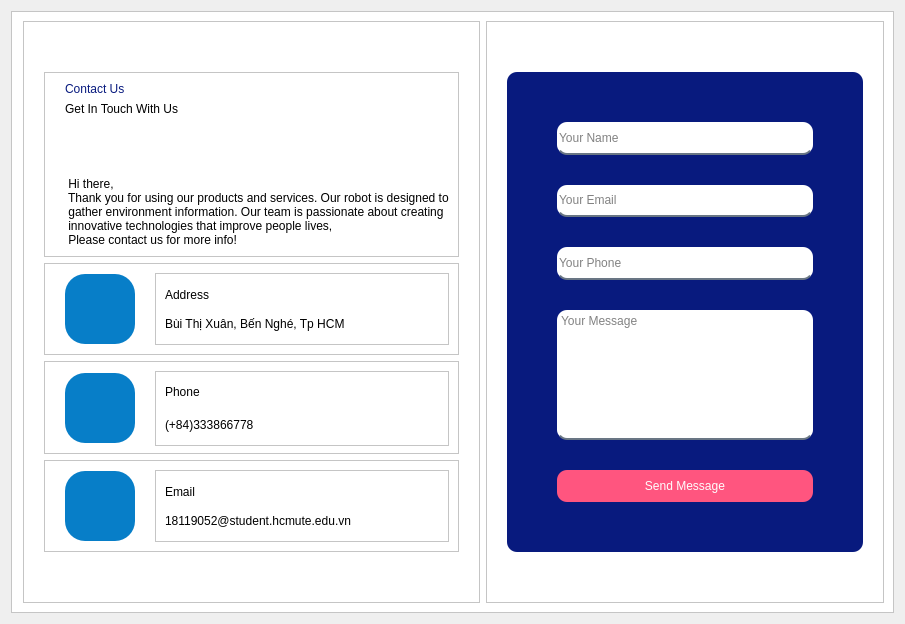
           <widget class="QWidget" name="page_4">
            <layout class="QGridLayout" name="gridLayout_5">
             <item row="0" column="0">
              <widget class="QFrame" name="frame_20">
               <property name="styleSheet">
                <string notr="true">background-color: rgb(255, 255, 255);</string>
               </property>
               <property name="frameShape">
                <enum>QFrame::StyledPanel</enum>
               </property>
               <property name="frameShadow">
                <enum>QFrame::Raised</enum>
               </property>
               <layout class="QHBoxLayout" name="horizontalLayout_4" stretch="1,1">
                <property name="leftMargin">
                 <number>11</number>
                </property>
                <item>
                 <widget class="QFrame" name="frame_21">
                  <property name="frameShape">
                   <enum>QFrame::StyledPanel</enum>
                  </property>
                  <property name="frameShadow">
                   <enum>QFrame::Raised</enum>
                  </property>
                  <layout class="QVBoxLayout" name="verticalLayout_13" stretch="2,1,1,1">
                   <property name="leftMargin">
                    <number>20</number>
                   </property>
                   <property name="topMargin">
                    <number>50</number>
                   </property>
                   <property name="rightMargin">
                    <number>20</number>
                   </property>
                   <property name="bottomMargin">
                    <number>50</number>
                   </property>
                   <item>
                    <widget class="QFrame" name="frame_23">
                     <property name="styleSheet">
                      <string notr="true"/>
                     </property>
                     <property name="frameShape">
                      <enum>QFrame::StyledPanel</enum>
                     </property>
                     <property name="frameShadow">
                      <enum>QFrame::Raised</enum>
                     </property>
                     <layout class="QGridLayout" name="gridLayout_6" rowstretch="0,0,1,0" rowminimumheight="0,0,0,0">
                      <property name="leftMargin">
                       <number>20</number>
                      </property>
                      <property name="horizontalSpacing">
                       <number>7</number>
                      </property>
                      <item row="1" column="0">
                       <widget class="QLabel" name="label_11">
                        <property name="styleSheet">
                         <string notr="true">font: 75 22pt &quot;MS Shell Dlg 2&quot;;
color: rgb(0, 0, 0);</string>
                        </property>
                        <property name="text">
                         <string>Get In Touch With Us </string>
                        </property>
                       </widget>
                      </item>
                      <item row="0" column="0">
                       <widget class="QLabel" name="label_27">
                        <property name="styleSheet">
                         <string notr="true">font: 75 10pt &quot;MS Shell Dlg 2&quot;;
color: rgb(8, 26, 126);</string>
                        </property>
                        <property name="text">
                         <string>Contact Us</string>
                        </property>
                       </widget>
                      </item>
                      <item row="3" column="0">
                       <widget class="QLabel" name="label_12">
                        <property name="styleSheet">
                         <string notr="true">font: 10pt &quot;MS Shell Dlg 2&quot;;
color: rgb(0, 0, 0);</string>
                        </property>
                        <property name="text">
                         <string> Hi there,
 Thank you for using our products and services. Our robot is designed to
 gather environment information. Our team is passionate about creating
 innovative technologies that improve people lives,
 Please contact us for more info!</string>
                        </property>
                       </widget>
                      </item>
                     </layout>
                    </widget>
                   </item>
                   <item>
                    <widget class="QFrame" name="frame_24">
                     <property name="styleSheet">
                      <string notr="true"/>
                     </property>
                     <property name="frameShape">
                      <enum>QFrame::StyledPanel</enum>
                     </property>
                     <property name="frameShadow">
                      <enum>QFrame::Raised</enum>
                     </property>
                     <layout class="QHBoxLayout" name="horizontalLayout_5" stretch="0,8">
                      <property name="spacing">
                       <number>20</number>
                      </property>
                      <property name="leftMargin">
                       <number>20</number>
                      </property>
                      <item>
                       <widget class="QPushButton" name="pushButton_7">
                        <property name="minimumSize">
                         <size>
                          <width>70</width>
                          <height>70</height>
                         </size>
                        </property>
                        <property name="styleSheet">
                         <string notr="true">QFrame{
	background-color: rgba(29,29,29,255);
}
QPushButton{
	background-color: rgba(7, 126, 200,255);
	border-radius:20px;
}</string>
                        </property>
                        <property name="text">
                         <string/>
                        </property>
                        <property name="icon">
                         <iconset resource="rec.qrc">
                          <normaloff>:/images/home-button.png</normaloff>:/images/home-button.png</iconset>
                        </property>
                        <property name="iconSize">
                         <size>
                          <width>65</width>
                          <height>65</height>
                         </size>
                        </property>
                        <property name="checkable">
                         <bool>false</bool>
                        </property>
                        <property name="autoExclusive">
                         <bool>false</bool>
                        </property>
                       </widget>
                      </item>
                      <item>
                       <widget class="QFrame" name="frame_28">
                        <property name="frameShape">
                         <enum>QFrame::StyledPanel</enum>
                        </property>
                        <property name="frameShadow">
                         <enum>QFrame::Raised</enum>
                        </property>
                        <layout class="QVBoxLayout" name="verticalLayout_14">
                         <item>
                          <widget class="QLabel" name="label_28">
                           <property name="styleSheet">
                            <string notr="true">font: 13pt &quot;MS Shell Dlg 2&quot;;
color: rgb(0, 0, 0);</string>
                           </property>
                           <property name="text">
                            <string>Address</string>
                           </property>
                          </widget>
                         </item>
                         <item>
                          <widget class="QLabel" name="label_29">
                           <property name="styleSheet">
                            <string notr="true">font: 10pt &quot;MS Shell Dlg 2&quot;;
color: rgb(0, 0, 0);</string>
                           </property>
                           <property name="text">
                            <string>Bùi Thị Xuân, Bến Nghé, Tp HCM</string>
                           </property>
                          </widget>
                         </item>
                        </layout>
                       </widget>
                      </item>
                     </layout>
                    </widget>
                   </item>
                   <item>
                    <widget class="QFrame" name="frame_26">
                     <property name="styleSheet">
                      <string notr="true"/>
                     </property>
                     <property name="frameShape">
                      <enum>QFrame::StyledPanel</enum>
                     </property>
                     <property name="frameShadow">
                      <enum>QFrame::Raised</enum>
                     </property>
                     <layout class="QHBoxLayout" name="horizontalLayout_10" stretch="0,8">
                      <property name="spacing">
                       <number>20</number>
                      </property>
                      <property name="leftMargin">
                       <number>20</number>
                      </property>
                      <property name="bottomMargin">
                       <number>7</number>
                      </property>
                      <item>
                       <widget class="QPushButton" name="pushButton_8">
                        <property name="minimumSize">
                         <size>
                          <width>70</width>
                          <height>70</height>
                         </size>
                        </property>
                        <property name="styleSheet">
                         <string notr="true">QFrame{
	background-color: rgba(29,29,29,255);
}
QPushButton{
	background-color: rgba(7, 126, 200,255);
	border-radius:20px;
}</string>
                        </property>
                        <property name="text">
                         <string/>
                        </property>
                        <property name="icon">
                         <iconset resource="rec.qrc">
                          <normaloff>:/images/telephone-call.png</normaloff>:/images/telephone-call.png</iconset>
                        </property>
                        <property name="iconSize">
                         <size>
                          <width>65</width>
                          <height>65</height>
                         </size>
                        </property>
                        <property name="checkable">
                         <bool>false</bool>
                        </property>
                        <property name="autoExclusive">
                         <bool>false</bool>
                        </property>
                       </widget>
                      </item>
                      <item>
                       <widget class="QFrame" name="frame_29">
                        <property name="frameShape">
                         <enum>QFrame::StyledPanel</enum>
                        </property>
                        <property name="frameShadow">
                         <enum>QFrame::Raised</enum>
                        </property>
                        <layout class="QVBoxLayout" name="verticalLayout_17">
                         <property name="spacing">
                          <number>11</number>
                         </property>
                         <item>
                          <widget class="QLabel" name="label_30">
                           <property name="styleSheet">
                            <string notr="true">font: 13pt &quot;MS Shell Dlg 2&quot;;
color: rgb(0, 0, 0);</string>
                           </property>
                           <property name="text">
                            <string>Phone</string>
                           </property>
                          </widget>
                         </item>
                         <item>
                          <widget class="QLabel" name="label_31">
                           <property name="styleSheet">
                            <string notr="true">font: 10pt &quot;MS Shell Dlg 2&quot;;
color: rgb(0, 0, 0);</string>
                           </property>
                           <property name="text">
                            <string>(+84)333866778</string>
                           </property>
                          </widget>
                         </item>
                        </layout>
                       </widget>
                      </item>
                     </layout>
                    </widget>
                   </item>
                   <item>
                    <widget class="QFrame" name="frame_25">
                     <property name="styleSheet">
                      <string notr="true"/>
                     </property>
                     <property name="frameShape">
                      <enum>QFrame::StyledPanel</enum>
                     </property>
                     <property name="frameShadow">
                      <enum>QFrame::Raised</enum>
                     </property>
                     <layout class="QHBoxLayout" name="horizontalLayout_11" stretch="0,8">
                      <property name="spacing">
                       <number>20</number>
                      </property>
                      <property name="leftMargin">
                       <number>20</number>
                      </property>
                      <item>
                       <widget class="QPushButton" name="pushButton_9">
                        <property name="minimumSize">
                         <size>
                          <width>70</width>
                          <height>70</height>
                         </size>
                        </property>
                        <property name="styleSheet">
                         <string notr="true">QFrame{
	background-color: rgba(29,29,29,255);
}
QPushButton{
	background-color: rgba(7, 126, 200,255);
	border-radius:20px;
}</string>
                        </property>
                        <property name="text">
                         <string/>
                        </property>
                        <property name="icon">
                         <iconset resource="rec.qrc">
                          <normaloff>:/images/envelope.png</normaloff>:/images/envelope.png</iconset>
                        </property>
                        <property name="iconSize">
                         <size>
                          <width>65</width>
                          <height>65</height>
                         </size>
                        </property>
                        <property name="checkable">
                         <bool>false</bool>
                        </property>
                        <property name="autoExclusive">
                         <bool>false</bool>
                        </property>
                       </widget>
                      </item>
                      <item>
                       <widget class="QFrame" name="frame_30">
                        <property name="frameShape">
                         <enum>QFrame::StyledPanel</enum>
                        </property>
                        <property name="frameShadow">
                         <enum>QFrame::Raised</enum>
                        </property>
                        <layout class="QVBoxLayout" name="verticalLayout_18">
                         <item>
                          <widget class="QLabel" name="label_32">
                           <property name="styleSheet">
                            <string notr="true">font: 13pt &quot;MS Shell Dlg 2&quot;;
color: rgb(0, 0, 0);</string>
                           </property>
                           <property name="text">
                            <string>Email</string>
                           </property>
                          </widget>
                         </item>
                         <item>
                          <widget class="QLabel" name="label_33">
                           <property name="styleSheet">
                            <string notr="true">font: 10pt &quot;MS Shell Dlg 2&quot;;
color: rgb(0, 0, 0);</string>
                           </property>
                           <property name="text">
                            <string>18119052@student.hcmute.edu.vn</string>
                           </property>
                          </widget>
                         </item>
                        </layout>
                       </widget>
                      </item>
                     </layout>
                    </widget>
                   </item>
                  </layout>
                 </widget>
                </item>
                <item>
                 <widget class="QFrame" name="frame_22">
                  <property name="frameShape">
                   <enum>QFrame::StyledPanel</enum>
                  </property>
                  <property name="frameShadow">
                   <enum>QFrame::Raised</enum>
                  </property>
                  <layout class="QGridLayout" name="gridLayout">
                   <property name="leftMargin">
                    <number>20</number>
                   </property>
                   <property name="topMargin">
                    <number>50</number>
                   </property>
                   <property name="rightMargin">
                    <number>20</number>
                   </property>
                   <property name="bottomMargin">
                    <number>50</number>
                   </property>
                   <item row="0" column="0">
                    <widget class="QFrame" name="frame_27">
                     <property name="styleSheet">
                      <string notr="true">background-color: rgb(8, 26, 126);
border-radius:10px;
</string>
                     </property>
                     <property name="frameShape">
                      <enum>QFrame::StyledPanel</enum>
                     </property>
                     <property name="frameShadow">
                      <enum>QFrame::Raised</enum>
                     </property>
                     <layout class="QVBoxLayout" name="verticalLayout_19" stretch="1,1,1,4,1">
                      <property name="spacing">
                       <number>30</number>
                      </property>
                      <property name="leftMargin">
                       <number>50</number>
                      </property>
                      <property name="topMargin">
                       <number>50</number>
                      </property>
                      <property name="rightMargin">
                       <number>50</number>
                      </property>
                      <property name="bottomMargin">
                       <number>50</number>
                      </property>
                      <item>
                       <widget class="QLineEdit" name="lineEdit_3">
                        <property name="maximumSize">
                         <size>
                          <width>16777215</width>
                          <height>200</height>
                         </size>
                        </property>
                        <property name="styleSheet">
                         <string notr="true">background-color:rgba(255, 255, 255, 255);
border: none;
border-bottom:2px solid  rgba(105, 118, 132, 255);
color: rgba(0, 0, 0, 250);
font: 12pt &quot;MS Shell Dlg 2&quot;;</string>
                        </property>
                        <property name="text">
                         <string/>
                        </property>
                        <property name="placeholderText">
                         <string>Your Name</string>
                        </property>
                       </widget>
                      </item>
                      <item>
                       <widget class="QLineEdit" name="lineEdit_4">
                        <property name="maximumSize">
                         <size>
                          <width>16777215</width>
                          <height>200</height>
                         </size>
                        </property>
                        <property name="styleSheet">
                         <string notr="true">background-color:rgba(255, 255, 255, 255);
border: none;
border-bottom:2px solid  rgba(105, 118, 132, 255);
color: rgba(0, 0, 0, 250);
font: 12pt &quot;MS Shell Dlg 2&quot;;</string>
                        </property>
                        <property name="placeholderText">
                         <string>Your Email</string>
                        </property>
                       </widget>
                      </item>
                      <item>
                       <widget class="QLineEdit" name="lineEdit_5">
                        <property name="maximumSize">
                         <size>
                          <width>16777215</width>
                          <height>200</height>
                         </size>
                        </property>
                        <property name="styleSheet">
                         <string notr="true">background-color:rgba(255, 255, 255, 255);
border: none;
border-bottom:2px solid  rgba(105, 118, 132, 255);
color: rgba(0, 0, 0, 250);
font: 12pt &quot;MS Shell Dlg 2&quot;;</string>
                        </property>
                        <property name="text">
                         <string/>
                        </property>
                        <property name="placeholderText">
                         <string>Your Phone</string>
                        </property>
                       </widget>
                      </item>
                      <item>
                       <widget class="QTextEdit" name="textEdit">
                        <property name="maximumSize">
                         <size>
                          <width>16777215</width>
                          <height>200</height>
                         </size>
                        </property>
                        <property name="styleSheet">
                         <string notr="true">background-color:rgba(255, 255, 255, 255);
border: none;
border-bottom:2px solid  rgba(105, 118, 132, 255);
color: rgba(0, 0, 0, 250);
font: 12pt &quot;MS Shell Dlg 2&quot;;</string>
                        </property>
                        <property name="html">
                         <string>&lt;!DOCTYPE HTML PUBLIC &quot;-//W3C//DTD HTML 4.0//EN&quot; &quot;http://www.w3.org/TR/REC-html40/strict.dtd&quot;&gt;
&lt;html&gt;&lt;head&gt;&lt;meta name=&quot;qrichtext&quot; content=&quot;1&quot; /&gt;&lt;style type=&quot;text/css&quot;&gt;
p, li { white-space: pre-wrap; }
&lt;/style&gt;&lt;/head&gt;&lt;body style=&quot; font-family:'MS Shell Dlg 2'; font-size:12pt; font-weight:400; font-style:normal;&quot;&gt;
&lt;p style=&quot;-qt-paragraph-type:empty; margin-top:0px; margin-bottom:0px; margin-left:0px; margin-right:0px; -qt-block-indent:0; text-indent:0px;&quot;&gt;&lt;br /&gt;&lt;/p&gt;&lt;/body&gt;&lt;/html&gt;</string>
                        </property>
                        <property name="placeholderText">
                         <string>Your Message</string>
                        </property>
                       </widget>
                      </item>
                      <item>
                       <widget class="QPushButton" name="pushButton_10">
                        <property name="maximumSize">
                         <size>
                          <width>16777215</width>
                          <height>200</height>
                         </size>
                        </property>
                        <property name="styleSheet">
                         <string notr="true">    QPushButton {
        background-color: rgb(255, 85, 127);
        color: rgba(255, 255, 255, 250);
        font: 12pt &quot;MS Shell Dlg 2&quot;;
    }
    
    QPushButton:hover {
        background-color: rgb(255, 170, 191);
    }
    
    QPushButton:pressed {
        background-color: rgb(255, 0, 64);
    }</string>
                        </property>
                        <property name="text">
                         <string>Send Message</string>
                        </property>
                       </widget>
                      </item>
                     </layout>
                    </widget>
                   </item>
                  </layout>
                 </widget>
                </item>
               </layout>
              </widget>
             </item>
            </layout>
           </widget>
